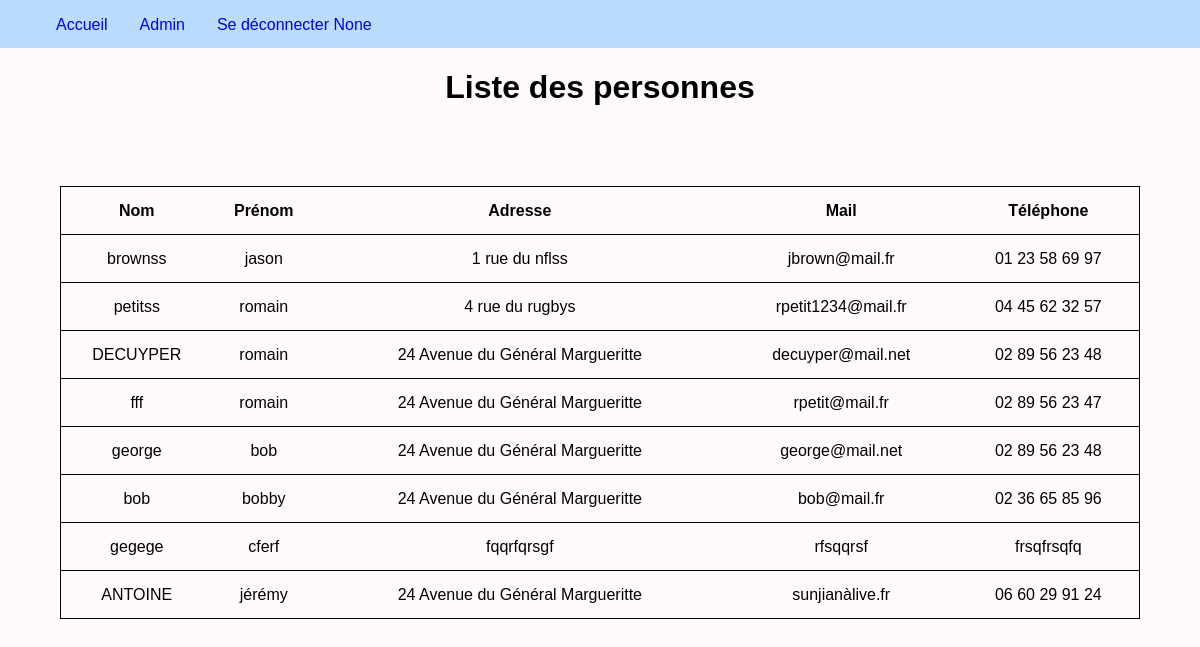
Before: /personne.php (signed in) with the older database file.
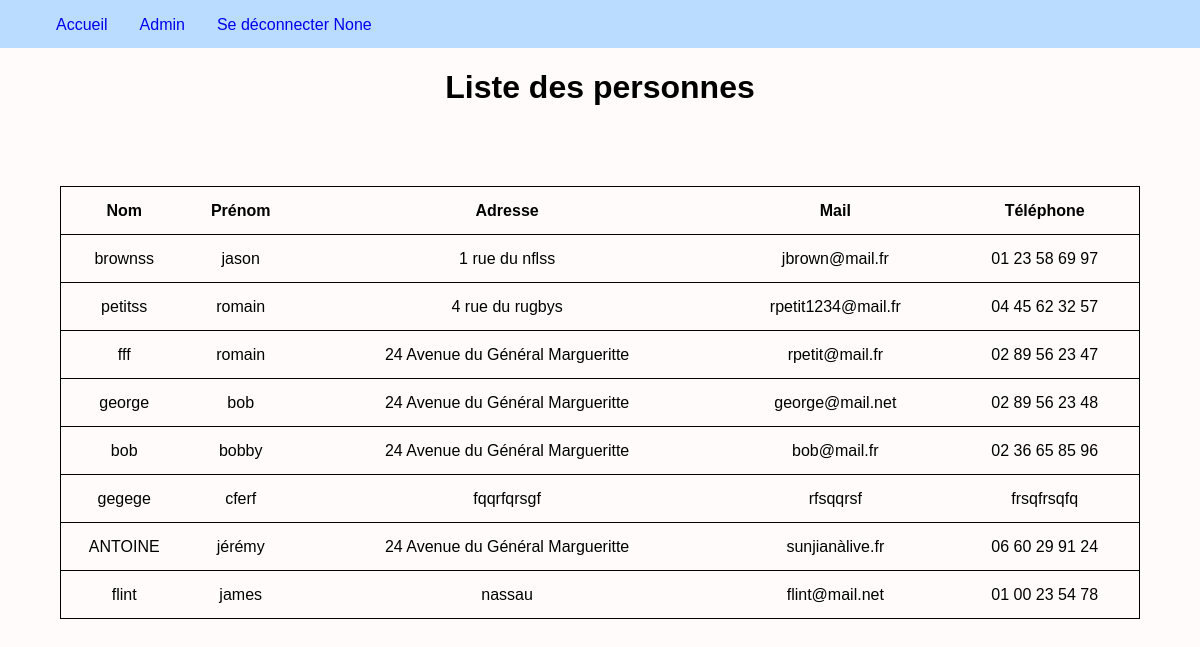
After: the same page with the newer database file.
### tables this page shows
CREATE TABLE `personne` (
  `id_personne` int(11) NOT NULL,
  `nomPersonne` varchar(200) NOT NULL,
  `prenomPersonne` varchar(200) NOT NULL,
  `adresse` varchar(200) NOT NULL,
  `mail` varchar(200) NOT NULL,
  `telephone` varchar(200) NOT NULL,
  `pseudo` varchar(255) DEFAULT NULL,
  `mdp` varchar(255) DEFAULT NULL
);

### personne.php (the view, shortened to what this page needs)
<?php
if (isset($_SESSION['id_personne']) AND isset($_SESSION['pseudo']))
{
?>
<!DOCTYPE html>
<html>
    <head>
        <link rel="stylesheet" href="css/style.css">
    </head>
    <body>
    <ul class="index">
        <li><a href="accueil.php">Accueil</a></li>
        <li><a href="admin.php">Admin</a></li>
        <li><a href="function/logout.php">Se déconnecter <?php
                            if (isset($_SESSION['id_personne']) AND isset($_SESSION['pseudo']))
                            {
                                echo $_SESSION['pseudo'];
                            } ?>
            </a></li>
    </ul>
        <h1>Liste des personnes</h1>
        <table class="t2">
                    <tr>
                        <th>Nom</th>
                        <th>Prénom</th>
                        <th>Adresse</th>
                        <th>Mail</th>
                        <th>Téléphone</th>
                    </tr>
        <?php
            include 'function/connexion.php';
            $sel = $bdd->query('SELECT * FROM personne');
            $personnes=$sel->fetchAll();
            foreach($personnes as $personne){
                ?>
                    <tr>
                        <td><?php echo $personne['nomPersonne'];?></td>
                        <td><?php echo $personne['prenomPersonne'];?></td>
                        <td><?php echo $personne['adresse'];?></td>
                        <td><?php echo $personne['mail'];?></td>
                        <td><?php echo $personne['telephone'];?></td>
                    </tr>
        <?php
            };
        ?>
        </table>
    </body>
    </html>
<?php } else { header("Location: index.php");
 } ?>

### css/style.css (style rules this page uses)
body { margin: 0; background-color: #FFFBFB; font-family: Arial, Helvetica, sans-serif; width: 100%; }
.index { background-color: #B9DCFF; overflow: hidden; margin-top: 0; height: 3em; }
.index li { list-style-type: none; float: left; padding: 1em 1em; }
h1 { text-align: center; }
.index a { text-decoration: none; text-align: center ; }
.t2 { margin: 5em auto; text-align: center; border: 1px black solid; border-collapse: collapse; width: 90%; }
.t2 tr { height: 3em; border: solid 1pt black; }

Changed rows visible on the page:
removed personne: nomPersonne "DECUYPER", prenomPersonne "romain", adresse "24 Avenue du Général Margueritte", mail "decuyper@mail.net", telephone "02 89 56 23 48"
added personne: nomPersonne "flint", prenomPersonne "james", adresse "nassau", mail "flint@mail.net", telephone "01 00 23 54 78"
